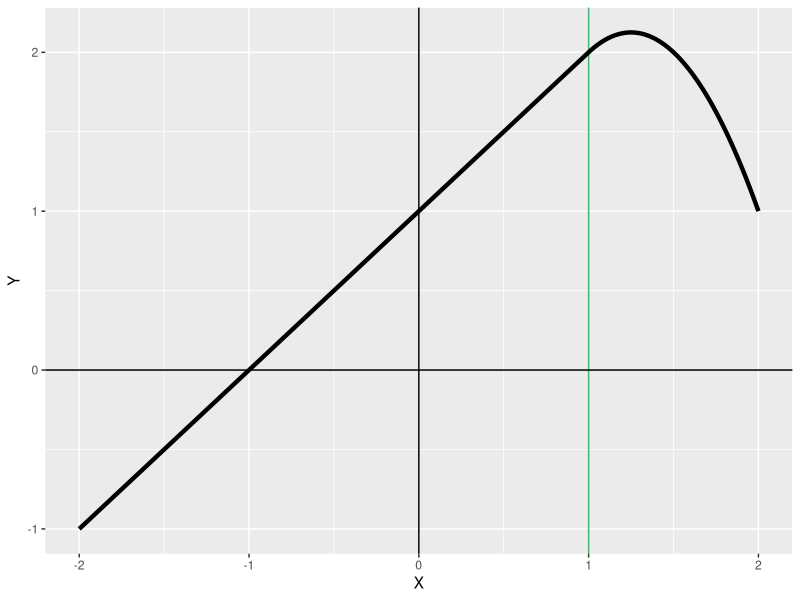

Here is the R script that generated this plot:
X = seq(-2, 2, 0.01)
Y = 1 + X + -2 * (X - 1)^2 * (X >= 1)
df <- data.frame(X, Y)
install.packages("ggplot2")
library(tidyverse)
ggplot(df, aes(x = X, y = Y)) + 
  geom_vline(xintercept = 0) + 
  geom_vline(xintercept = 1, col = "mediumseagreen") + 
  geom_hline(yintercept = 0) + 
  geom_line(size = 1.5)

install.packages("tidyverse")
